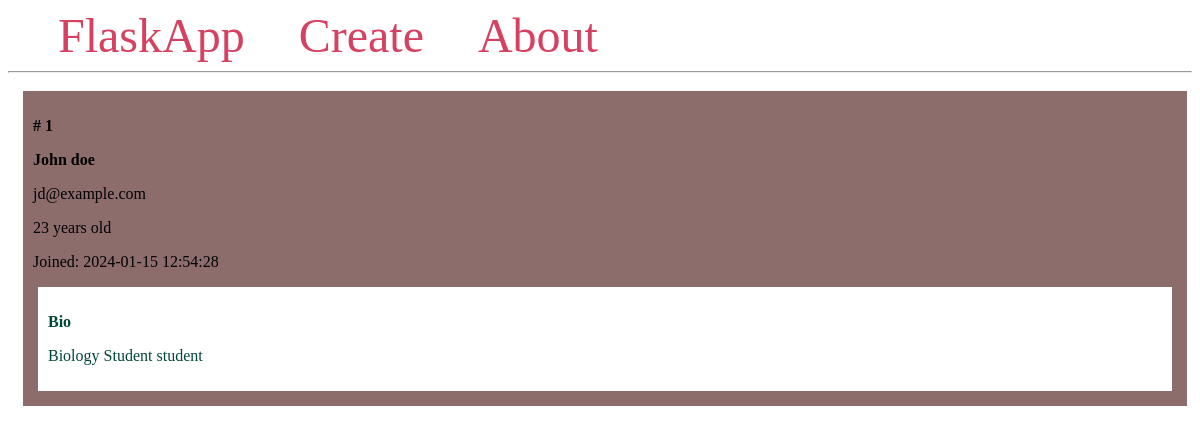
/1/, run on the app's committed database.
### app.py (models this page shows, shortened)
class Student(db.Model):
    id = db.Column(db.Integer, primary_key=True)
    firstname = db.Column(db.String(100), nullable=False)
    lastname = db.Column(db.String(100), nullable=False)
    email = db.Column(db.String(80), unique=True, nullable=False)
    age = db.Column(db.Integer)
    created_at = db.Column(db.DateTime(timezone=True),
                           server_default=func.now())
    bio = db.Column(db.Text)

### app.py (the view)
@app.route('/<int:student_id>/')
def student(student_id):
    student = Student.query.get_or_404(student_id)
    return render_template('student.html',student = student)

### templates/student.html (shortened to what this page needs)
{% extends 'base.html' %}
{% block content %}
    <div class = "content">
        <div class = "student">
            <p><b># {{ student.id }}</b></p>
            <p><b>{{student.firstname}} {{student.lastname}}</b></p>
            <p>{{student.email}}</p>
            <p>{{student.age}} years old</p>
            <p>Joined: {{student.created_at}}</p>
            <div class = "bio">
                <p><b>Bio</b></p>
                <p>{{student.bio}} student</p>
            </div>
        </div>
{% endblock %}

### templates/base.html (style rules this page uses)
.content { margin: 5px; width: 100%; display: flex; flex-direction: row; flex-wrap: wrap; }
.student { flex: 20%; padding: 10px; margin: 5px; background-color: #8d6c6c; inline-size: 100%; }
.bio { padding: 10px; margin: 5px; background-color: #ffffff; color: #004835; }

### data on the page
Student: id "1", firstname "John", lastname "doe", email "jd@example.com", age "23", created_at "2024-01-15 12:54:28", bio "Biology Student"
